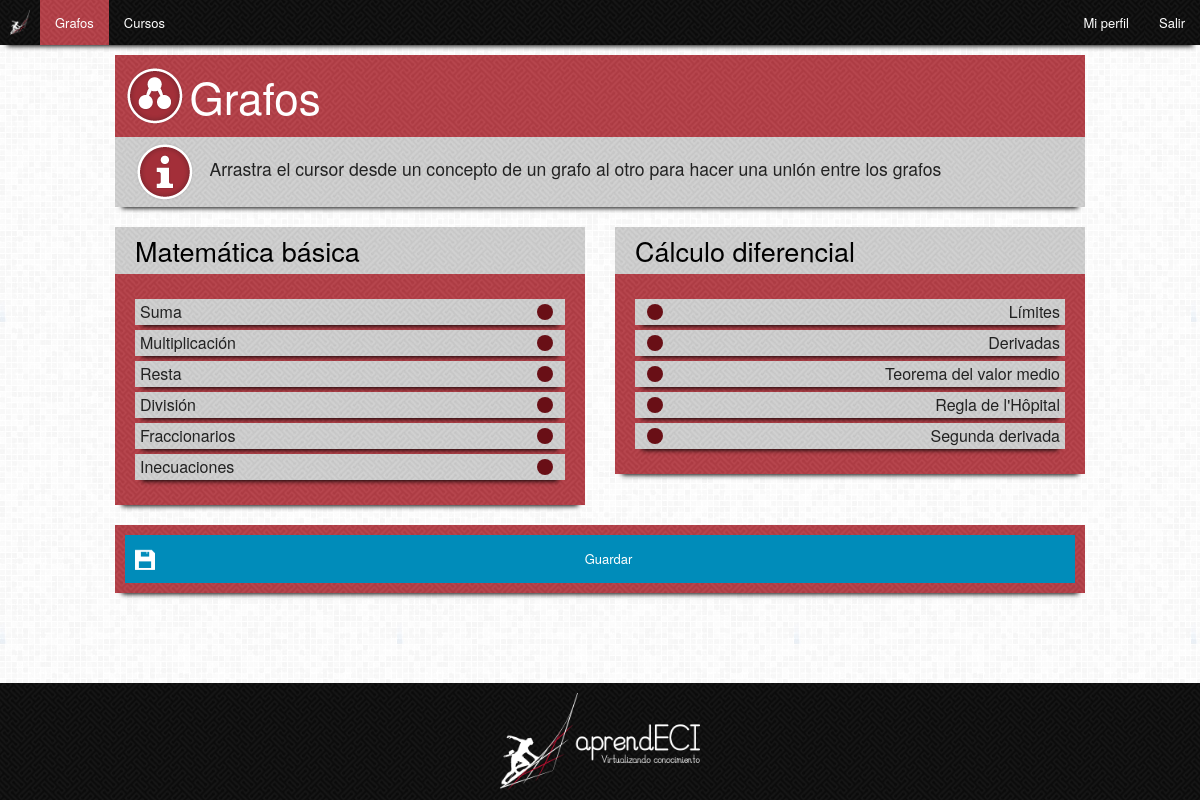
/aprendeci/grafos/union?grafo1=2&grafo2=3 (signed in), run on an earlier commit of the app's database.
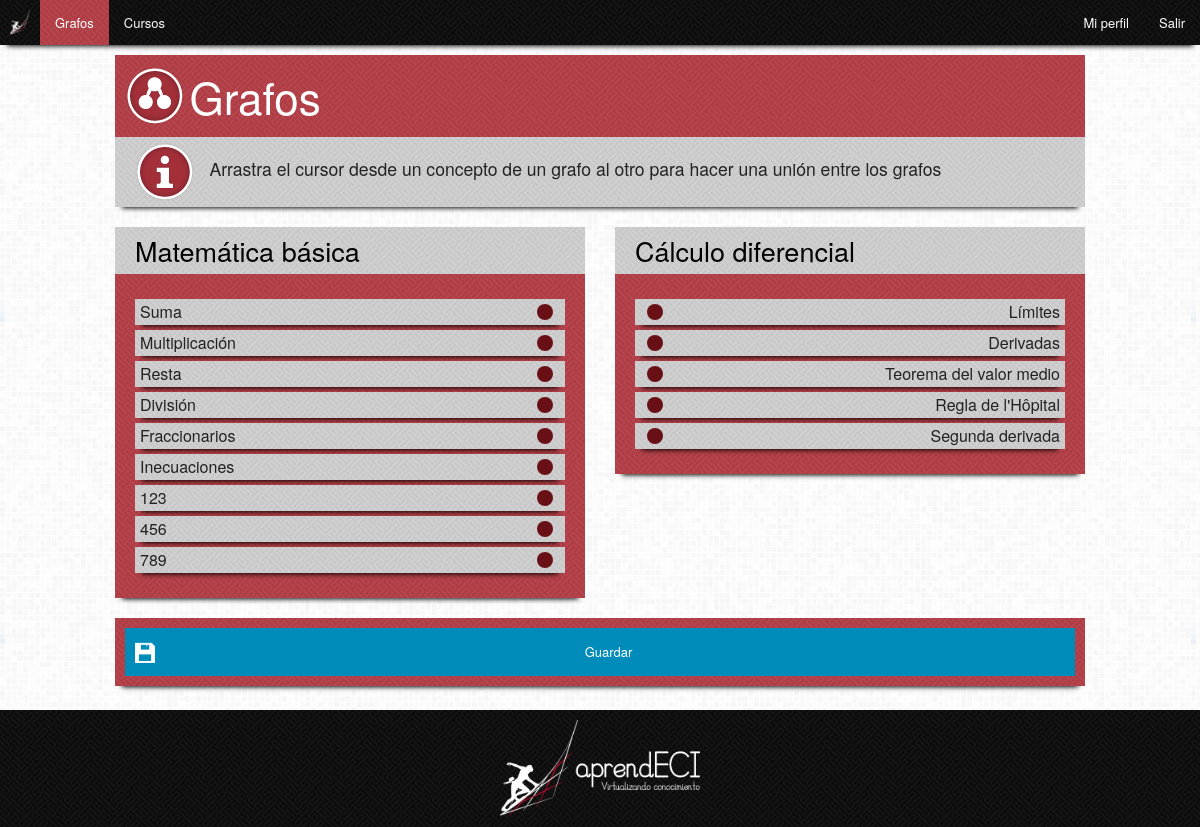
And on a later commit of the database.
### Aprendeci/models.py (models this page shows, shortened)
class Grafo(models.Model):
    nombre = models.CharField(max_length=100)
    descripcion = models.CharField(max_length=500)
    grafoPadre = models.ForeignKey("self", blank=True, null=True)

class Concepto(models.Model):
    nombre = models.CharField(max_length=100)
    descripcion = models.CharField(max_length=500)
    fecha_creacion = models.DateTimeField(auto_now_add=True, editable=False)
    imagen = models.ImageField(upload_to="img/icons/conceptos", default="img/icons/conceptos/defecto.png")
    requisitos = models.ManyToManyField("self", symmetrical=False, blank=True)
    porcentajeBase = models.IntegerField(default=60)
    color = models.CharField(max_length=6)
    x = models.IntegerField(default=0)
    y = models.IntegerField(default=0)
    grafo = models.ForeignKey(Grafo, blank=True)

### Aprendeci/views/viewsProfesor.py (the view, shortened to what this page needs)
class UnirGrafosView(LoginRequiredMixin, ListView):
    conexiones = []
    context_object_name = "grafo_list"
    model = Grafo
    template_name = "Aprendeci/profesor/grafo/unirGrafos.html"
    def dispatch(self, request, *args, **kwargs):
        self.conexiones = []
        for concepto in Concepto.objects.filter(Q(grafo=self.request.GET.get("grafo1")) | Q(grafo=self.request.GET.get("grafo2"))):
            for requisito in concepto.requisitos.all():
                if requisito.grafo_id != concepto.grafo_id:
                    self.conexiones.append([requisito.id, concepto.id])
        return super(UnirGrafosView, self).dispatch(request, *args, **kwargs)
    def get_context_data(self, **kwargs):
        context = super(UnirGrafosView, self).get_context_data(**kwargs)
        try:
            grafo1 = Grafo.objects.get(pk=self.request.GET.get("grafo1"))
            grafo2 = Grafo.objects.get(pk=self.request.GET.get("grafo2"))
            if not grafo1.grafoPadre is None and not grafo2.grafoPadre is None and grafo1.grafoPadre == grafo2.grafoPadre:
                context['conexiones'] = json.dumps(self.conexiones)
                context['modificacion'] = True
            else:
                context['conexiones'] = json.dumps([])
                context['modificacion'] = False
        except:
            context['modificacion'] = False
        return context
    def get_queryset(self):
        try:
            grafo1 = Grafo.objects.get(pk=self.request.GET.get("grafo1"))
            grafo2 = Grafo.objects.get(pk=self.request.GET.get("grafo2"))
            lista = {grafo1, grafo2}
        except:
            lista = {}
        return lista

### Aprendeci/templates/Aprendeci/profesor/grafo/unirGrafos.html (shortened to what this page needs)
{% extends "Aprendeci/profesor/grafo/grafos.html" %}
{% load staticfiles %}
{% load django_bootstrap_breadcrumbs %}
{% block styles %}
    <link rel="stylesheet" href="{% static "css/style.css" %}" />
    <link rel="stylesheet" href="//code.jquery.com/ui/1.11.0/themes/smoothness/jquery-ui.css">
{% endblock %}
{% block content %}
    {% if grafo_list %}
        <div class="title clearfix">
            <img alt="Informacion" src="{% static "img/icons/info.png" %}" />
            <p>Arrastra el cursor desde un concepto de un grafo al otro para hacer una unión entre los grafos</p>
        </div>
        <div id="unionGrafos" class="unionGrafos">
            <div class="row">
                {% for grafo in grafo_list %}
                    <div class="small-6 columns">
                        <div id="contenedorGrafo{{ grafo.id }}" class="contenedorGrafo {% cycle 'izq' 'der' %}">
                            <div class="nombre">
                                <h3>{{ grafo.nombre }}</h3>
                            </div>
                            <div class="contenido">
                                {% for concepto in grafo.concepto_set.all %}
                                    <div class="concepto">
                                        {{ concepto.nombre }}
                                    </div>
                                {% endfor %}
                            </div>
                        </div>
                    </div>
                {% endfor %}
            </div>
            <div class="row">
                <div class="small-12 columns">
                    <div class="acciones">
                        <div class="row">
                            {% if not modificacion %}
                                <div class="small-9 columns">
                                    <input id="nombreGrafo" type="text" placeholder="Nombre del grafo" />
                                </div>
                                <div class="small-3 columns">
                                    <a class="small button unir">Unir</a>
                                </div>
                            {% else %}
                                <div class="small-12 columns">
                                    <a class="small button guardar">Guardar</a>
                                </div>
                            {% endif %}
                        </div>
                    </div>
                </div>
            </div>
        </div>
    {% else %}
        <div class="small-12 columns">
            <div class="title">
                <h3>No hay grafos para unir</h3>
            </div>
        </div>
    {% endif %}
{% endblock %}

What changed in the data, as far as the page shows it:
added Concepto: nombre "123", shown under Grafo "Matemática básica"
added Concepto: nombre "456", shown under Grafo "Matemática básica"
added Concepto: nombre "789", shown under Grafo "Matemática básica"
